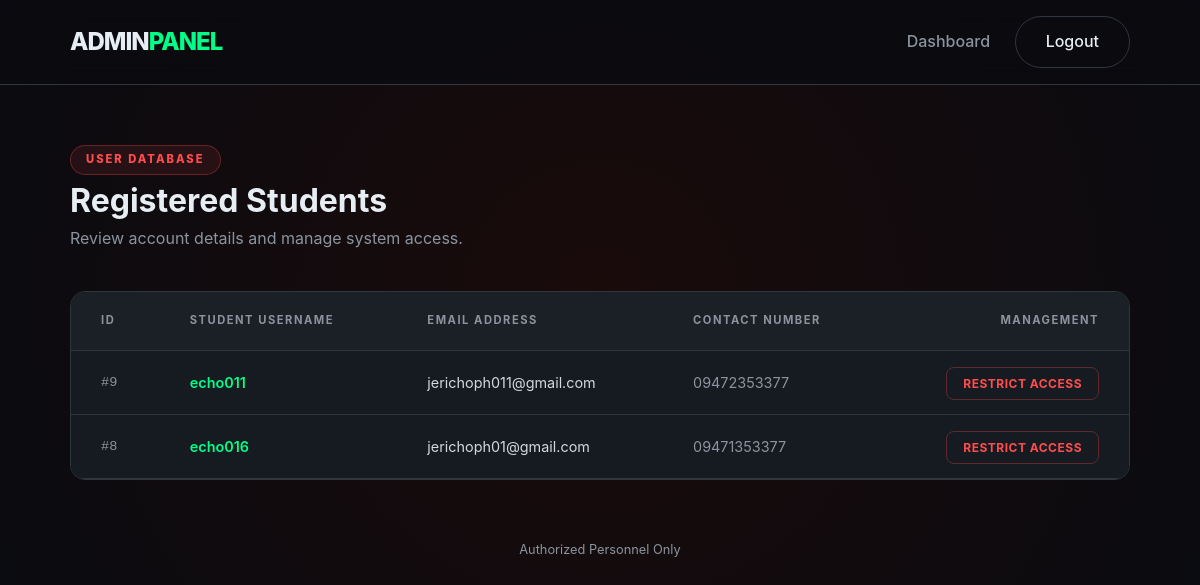
/templates/admin_users.php (signed in), run on an earlier commit of the app's database.
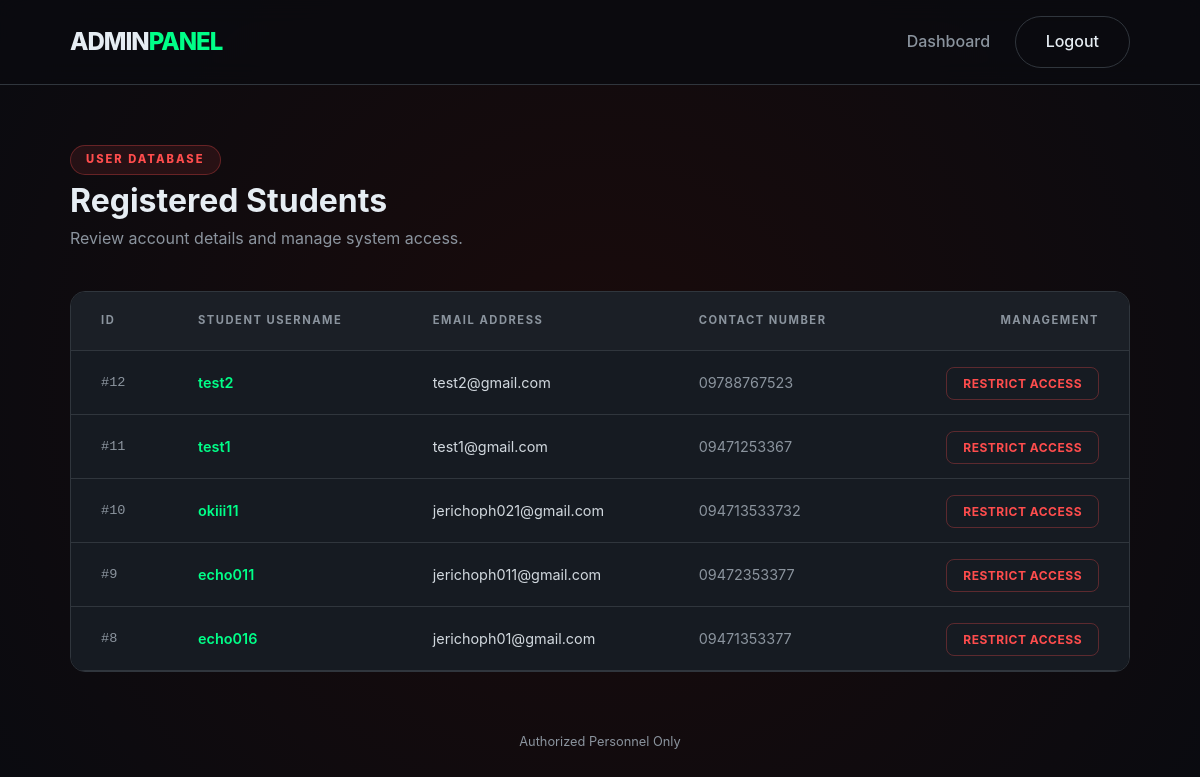
And on a later commit of the database.
### tables this page shows
CREATE TABLE `users` (
  `id` int(11) NOT NULL,
  `username` varchar(50) DEFAULT NULL,
  `email` text DEFAULT NULL,
  `phone` text DEFAULT NULL,
  `password` varchar(255) DEFAULT NULL,
  `is_banned` tinyint(1) DEFAULT 0
);

### actions/crypto.php (called while the page is built, shortened)
<?php
$key = "campusmart_secret";
function decryptData($data){
    global $key;
    return openssl_decrypt($data,"AES-256-ECB",$key);
}
?>

### templates/admin_users.php (the view, shortened to what this page needs)
<?php
include "../actions/database.php";
include "../actions/crypto.php";
$result = $conn->query("SELECT id, username, email, phone, is_banned FROM users ORDER BY id DESC");
?>
<!DOCTYPE html>
<html lang="en">
<head>
    <link rel="stylesheet" href="/CampusMart/css/style.css">
</head>
<body class="admin-body">
    <nav class="navbar">
        <div class="nav-container">
            <a href="admin_dashboard.php" class="logo">ADMIN<span>PANEL</span></a>
            <div class="nav-links">
                <a href="admin_dashboard.php">Dashboard</a>
                <a href="../actions/logout.php" class="btn-secondary">Logout</a>
            </div>
        </div>
    </nav>
    <main class="container">
        <header class="dashboard-header">
            <div class="admin-badge">USER DATABASE</div>
            <h1>Registered Students</h1>
            <p style="color: var(--text-dim);">Review account details and manage system access.</p>
        </header>
        <div class="card" style="padding: 0; overflow: hidden; border-radius: 15px;">
            <table class="styled-table">
                <thead>
                    <tr>
                        <th>ID</th>
                        <th>Student Username</th>
                        <th>Email Address</th>
                        <th>Contact Number</th>
                        <th style="text-align: right;">Management</th>
                    </tr>
                </thead>
                <tbody>
                    <?php if ($result && $result->num_rows > 0): ?>
                        <?php while ($row = $result->fetch_assoc()): ?>
                            <?php
                                $is_banned = $row['is_banned'] ?? 0;
                                $btn_text = ($is_banned == 1) ? "Unban User" : "Restrict Access";
                                $btn_style = ($is_banned == 1) ? "border-color: var(--accent); color: var(--accent);" : "";
                            ?>
                            <tr>
                                <td class="id-column">#<?php echo $row['id']; ?></td>
                                <td style="font-weight: 600; color: var(--accent);">
                                    <?php echo htmlspecialchars(decryptData($row['username'])); ?>
                                </td>
                                <td style="color: var(--text-main); opacity: 0.9;">
                                    <?php echo htmlspecialchars(decryptData($row['email'])); ?>
                                </td>
                                <td style="color: var(--text-dim);">
                                    <?php echo htmlspecialchars(decryptData($row['phone'])); ?>
                                </td>
                                <td style="text-align: right;">
                                    <a href="../actions/ban_user.php?id=<?php echo $row['id']; ?>"
                                       class="btn-restrict"
                                       style="<?php echo $btn_style; ?>"
                                       onclick="return confirm('Are you sure you want to change this student\'s access?');">
                                        <?php echo $btn_text; ?>
                                    </a>
                                </td>
                            </tr>
                        <?php endwhile; ?>
                    <?php endif; ?>
                </tbody>
            </table>
        </div>
    </main>
    <footer style="margin-top: 60px; text-align: center; padding-bottom: 40px;">
        <p style="color: var(--text-dim); font-size: 0.8rem;">Authorized Personnel Only</p>
    </footer>
</body>
</html>

What changed in the data, as far as the page shows it:
added users: id "12", username "test2", email "test2@gmail.com", phone "09788767523", is_banned "RESTRICT ACCESS"
added users: id "11", username "test1", email "test1@gmail.com", phone "09471253367", is_banned "RESTRICT ACCESS"
added users: id "10", username "okiii11", email "jerichoph021@gmail.com", phone "094713533732", is_banned "RESTRICT ACCESS"
